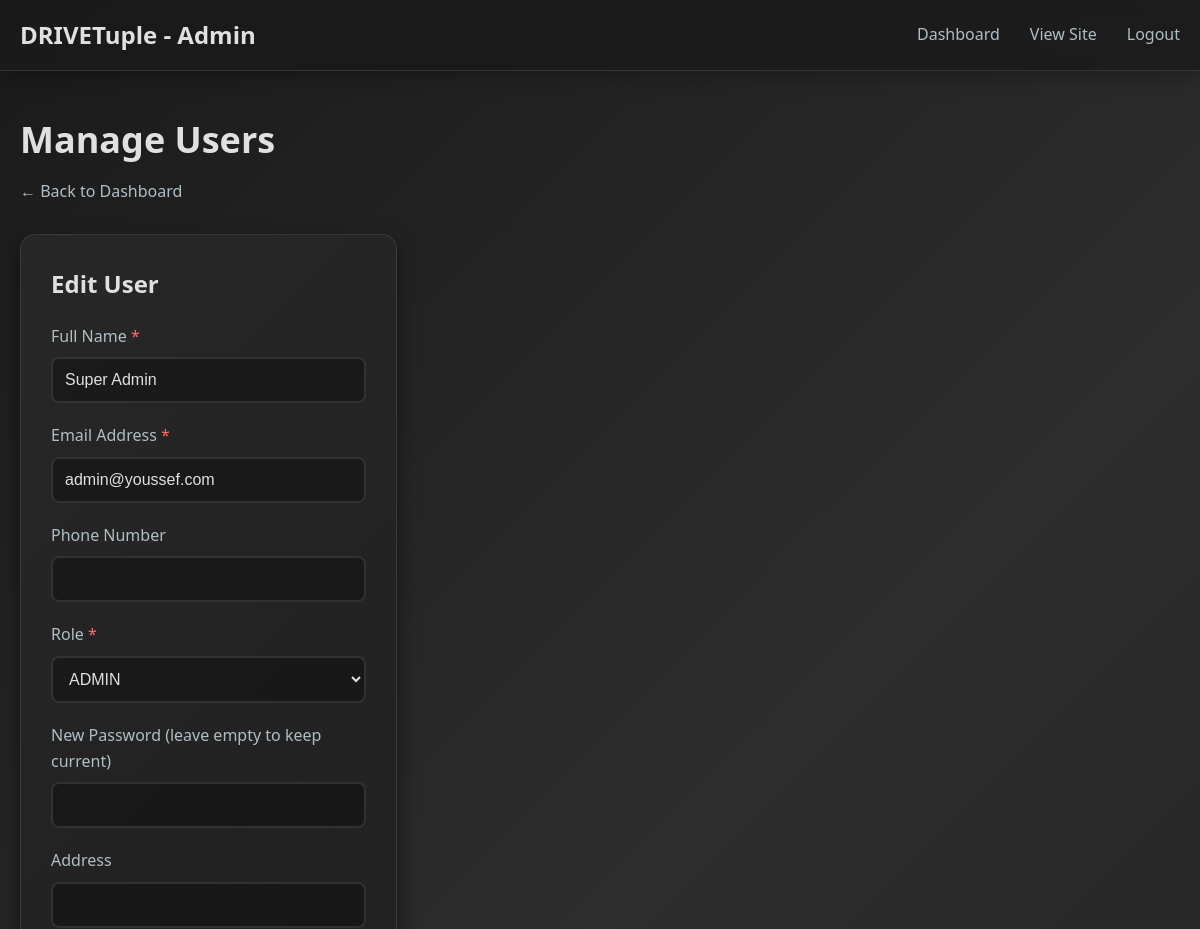
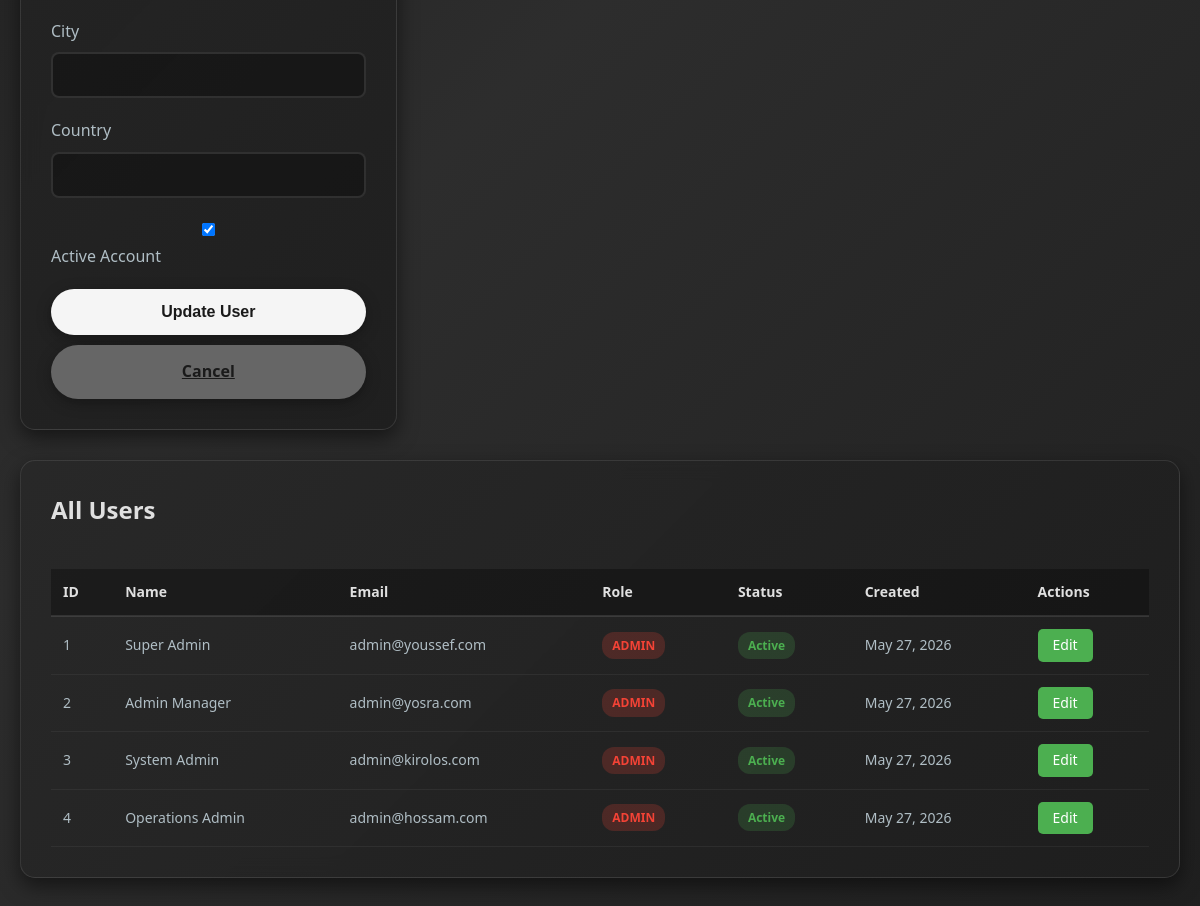
The app's page /admin_manage_users.php?edit=1 (signed in) with its own data (2 pictures, top to bottom).
### tables this page shows
CREATE TABLE `users` (
  `user_id` int(11) NOT NULL,
  `full_name` varchar(100) NOT NULL,
  `email` varchar(150) NOT NULL,
  `phone` varchar(20) DEFAULT NULL,
  `password` varchar(255) NOT NULL,
  `role` enum('ADMIN','STAFF','CUSTOMER') NOT NULL DEFAULT 'CUSTOMER',
  `is_active` tinyint(1) DEFAULT 1,
  `created_at` datetime DEFAULT current_timestamp(),
  `address` varchar(255) DEFAULT NULL,
  `city` varchar(100) DEFAULT NULL,
  `country` varchar(100) DEFAULT NULL
);

### admin_manage_users.php (the view, shortened to what this page needs)
<?php
require_once 'conn.php';
$edit_user_id = isset($_GET['edit']) ? intval($_GET['edit']) : 0;
$user_to_edit = null;
if ($edit_user_id > 0) {
    $edit_query = "SELECT user_id, full_name, email, phone, address, city, country, created_at, is_active, role
                   FROM users
                   WHERE user_id = ?";
    $edit_stmt = mysqli_prepare($conn, $edit_query);
    if ($edit_stmt) {
        mysqli_stmt_bind_param($edit_stmt, "i", $edit_user_id);
        mysqli_stmt_execute($edit_stmt);
        $edit_result = mysqli_stmt_get_result($edit_stmt);
        $user_to_edit = mysqli_fetch_assoc($edit_result);
    }
}
$users_query = "SELECT user_id, full_name, email, phone, address, city, country, created_at, is_active, role
                FROM users
                ORDER BY created_at DESC";
$users_result = mysqli_query($conn, $users_query);
?>
<!DOCTYPE html>
<html lang="en">
<head>
</head>
<body>
    <nav class="navbar">
        <div class="nav-container">
            <a href="admin_dashboard.php" class="logo">
                <span>DRIVETuple - Admin</span>
            </a>
            <ul class="nav-menu">
                <li><a href="admin_dashboard.php">Dashboard</a></li>
                <li><a href="index.php">View Site</a></li>
                <li><a href="logout.php">Logout</a></li>
            </ul>
        </div>
    </nav>
    <div class="container">
        <div class="page-header">
            <h1>Manage Users</h1>
            <a href="admin_dashboard.php">← Back to Dashboard</a>
        </div>
        <div class="content-grid">
            <?php if ($edit_user_id > 0 && $user_to_edit): ?>
            <div class="form-section">
                <h2>Edit User</h2>
                <form method="POST" action="">
                    <div class="form-group">
                        <label for="full_name">Full Name <span class="required">*</span></label>
                        <input type="text" id="full_name" name="full_name"
                               value="<?php echo htmlspecialchars($user_to_edit['full_name']); ?>"
                               required>
                    </div>
                    <div class="form-group">
                        <label for="email">Email Address <span class="required">*</span></label>
                        <input type="email" id="email" name="email"
                               value="<?php echo htmlspecialchars($user_to_edit['email']); ?>"
                               required>
                    </div>
                    <div class="form-group">
                        <label for="phone">Phone Number</label>
                        <input type="tel" id="phone" name="phone"
                               value="<?php echo htmlspecialchars($user_to_edit['phone'] ?? ''); ?>">
                    </div>
                    <div class="form-group">
                        <label for="role">Role <span class="required">*</span></label>
                        <select id="role" name="role" required>
                            <option value="ADMIN" <?php echo $user_to_edit['role'] == 'ADMIN' ? 'selected' : ''; ?>>ADMIN</option>
                        </select>
                    </div>
                    <div class="form-group">
                        <label for="password">New Password (leave empty to keep current)</label>
                        <input type="password" id="password" name="password" minlength="6">
                    </div>
                    <div class="form-group">
                        <label for="address">Address</label>
                        <input type="text" id="address" name="address"
                               value="<?php echo htmlspecialchars($user_to_edit['address'] ?? ''); ?>">
                    </div>
                    <div class="form-group">
                        <label for="city">City</label>
                        <input type="text" id="city" name="city"
                               value="<?php echo htmlspecialchars($user_to_edit['city'] ?? ''); ?>">
                    </div>
                    <div class="form-group">
                        <label for="country">Country</label>
                        <input type="text" id="country" name="country"
                               value="<?php echo htmlspecialchars($user_to_edit['country'] ?? ''); ?>">
                    </div>
                    <div class="form-group">
                        <label>
                            <input type="checkbox" name="is_active" value="1" <?php echo $user_to_edit['is_active'] ? 'checked' : ''; ?>>
                            Active Account
                        </label>
                    </div>
                    <button type="submit" class="btn-submit">Update User</button>
                    <a href="admin_manage_users.php" class="btn-submit" style="display: inline-block; text-align: center; background: #666; margin-top: 10px;">Cancel</a>
                </form>
            </div>
            <?php endif; ?>
            <div class="list-section" style="<?php echo $edit_user_id > 0 ? 'grid-column: 1 / -1;' : ''; ?>">
                <h2>All Users</h2>
                <?php if (mysqli_num_rows($users_result) > 0): ?>
                    <div style="overflow-x: auto;">
                        <table class="users-table">
                            <thead>
                                <tr>
                                    <th>ID</th>
                                    <th>Name</th>
                                    <th>Email</th>
                                    <th>Role</th>
                                    <th>Status</th>
                                    <th>Created</th>
                                    <th>Actions</th>
                                </tr>
                            </thead>
                            <tbody>
                                <?php
                                mysqli_data_seek($users_result, 0);
                                while ($user = mysqli_fetch_assoc($users_result)):
                                ?>
                                    <tr>
                                        <td><?php echo $user['user_id']; ?></td>
                                        <td><?php echo htmlspecialchars($user['full_name']); ?></td>
                                        <td><?php echo htmlspecialchars($user['email']); ?></td>
                                        <td>
                                            <span class="role-badge role-<?php echo strtolower($user['role']); ?>">
                                                <?php echo htmlspecialchars($user['role']); ?>
                                            </span>
                                        </td>
                                        <td>
                                            <span class="status-badge <?php echo $user['is_active'] ? 'status-active' : 'status-inactive'; ?>">
                                                <?php echo $user['is_active'] ? 'Active' : 'Inactive'; ?>
                                            </span>
                                        </td>
                                        <td><?php echo date('M d, Y', strtotime($user['created_at'])); ?></td>
                                        <td>
                                            <a href="?edit=<?php echo $user['user_id']; ?>" class="btn-edit">Edit</a>
                                        </td>
                                    </tr>
                                <?php endwhile; ?>
                            </tbody>
                        </table>
                    </div>
                <?php else: ?>
                    <div class="no-users">
                        <p>No users found.</p>
                    </div>
                <?php endif; ?>
            </div>
        </div>
    </div>
</body>
</html>

### admin_manage_users.php (style rules this page uses)
* { margin: 0; padding: 0; box-sizing: border-box; }
body { font-family: 'Segoe UI', Tahoma, Geneva, Verdana, sans-serif; line-height: 1.6; color: #e0e0e0; background: linear-gradient(135deg, #1a1a1a 0%, #2d2d2d 50%, #1f1f1f 100%); background-attachment: fixed; min-height: 100vh; }
.navbar { background: rgba(26, 26, 26, 0.85); backdrop-filter: blur(10px); box-shadow: 0 4px 20px rgba(0, 0, 0, 0.3); position: sticky; top: 0; z-index: 1000; border-bottom: 1px solid rgba(150, 150, 150, 0.2); }
.nav-container { max-width: 1200px; margin: 0 auto; padding: 0 20px; display: flex; justify-content: space-between; align-items: center; height: 70px; }
.logo { font-size: 24px; font-weight: bold; color: #e0e0e0; text-decoration: none; }
.nav-menu { display: flex; list-style: none; gap: 30px; align-items: center; }
.nav-menu a { text-decoration: none; color: #b0bec5; font-weight: 500; transition: all 0.3s; }
.container { max-width: 1400px; margin: 40px auto; padding: 0 20px; }
.page-header { margin-bottom: 30px; }
.page-header h1 { font-size: 36px; color: #e0e0e0; margin-bottom: 10px; }
.page-header a { color: #b0bec5; text-decoration: none; transition: all 0.3s; }
.content-grid { display: grid; grid-template-columns: 1fr 2fr; gap: 30px; margin-bottom: 30px; }
.form-section, .list-section { background: linear-gradient(135deg, rgba(40, 40, 40, 0.9) 0%, rgba(30, 30, 30, 0.9) 100%); backdrop-filter: blur(10px); padding: 30px; border-radius: 15px; box-shadow: 0 8px 20px rgba(0, 0, 0, 0.5); border: 1px solid rgba(150, 150, 150, 0.2); }
.form-section h2, .list-section h2 { color: #e0e0e0; margin-bottom: 20px; font-size: 24px; }
.form-group { margin-bottom: 20px; }
.form-group label { display: block; margin-bottom: 8px; color: #b0bec5; font-weight: 500; }
.form-group label .required { color: #ff6b6b; }
.form-group input, .form-group select { width: 100%; padding: 12px; border: 2px solid rgba(150, 150, 150, 0.2); border-radius: 8px; background: rgba(0, 0, 0, 0.3); color: #e0e0e0; font-size: 16px; transition: all 0.3s; }
.btn-submit { width: 100%; padding: 14px; background: #f5f5f5; color: #1a1a1a; border: none; border-radius: 30px; font-size: 16px; font-weight: bold; cursor: pointer; transition: all 0.3s; box-shadow: 0 4px 15px rgba(0, 0, 0, 0.3); }
.users-table { width: 100%; border-collapse: collapse; margin-top: 20px; font-size: 14px; }
.users-table th { background: rgba(0, 0, 0, 0.3); color: #e0e0e0; padding: 12px; text-align: left; font-weight: 600; border-bottom: 2px solid rgba(150, 150, 150, 0.2); }
.users-table td { padding: 12px; border-bottom: 1px solid rgba(150, 150, 150, 0.1); color: #b0bec5; }
.status-badge { display: inline-block; padding: 4px 10px; border-radius: 12px; font-size: 12px; font-weight: bold; }
.status-active { background: rgba(76, 175, 80, 0.2); color: #4caf50; }
.role-badge { display: inline-block; padding: 4px 10px; border-radius: 12px; font-size: 12px; font-weight: bold; }
.role-admin { background: rgba(244, 67, 54, 0.2); color: #f44336; }
.btn-edit { display: inline-block; padding: 5px 15px; background: #4caf50; color: white; text-decoration: none; border-radius: 5px; font-size: 14px; transition: all 0.3s; }

### records on screen
users: full_name "Super Admin", email "admin@youssef.com", role "ADMIN", is_active "☑", user_id "1", shows "Active", created_at "May 27, 2026"
users: user_id "2", full_name "Admin Manager", email "admin@yosra.com", role "ADMIN", is_active "Active", created_at "May 27, 2026"
users: user_id "3", full_name "System Admin", email "admin@kirolos.com", role "ADMIN", is_active "Active", created_at "May 27, 2026"
users: user_id "4", full_name "Operations Admin", email "admin@hossam.com", role "ADMIN", is_active "Active", created_at "May 27, 2026"
